Frame 1 (no input): blank canvas, image omitted
Frame 60 (the mouse pressed at the canvas centre just before this capture): blank canvas, image omitted
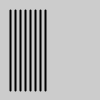
Frame 120 (the mouse held since frame 60 and released just before this capture)

The Processing sketch whose frames 1 and 60 were blank and that drew this single picture after the mouse press (run headless with seeded random() and noise(); from frame 60 on, the mouse is pressed at the canvas centre):

// Processing sketch: mouse_bar_chart
// ── mouse_bar_chart.pde
void setup() {
  size(100, 100); 
  strokeWeight(2);
}

void draw() {
  background(204);
  // Draw more lines as mouseX increases
  for (int i = 10; i < mouseX; i+=5) {
    line(i, 10, i, 90);
  }
}
